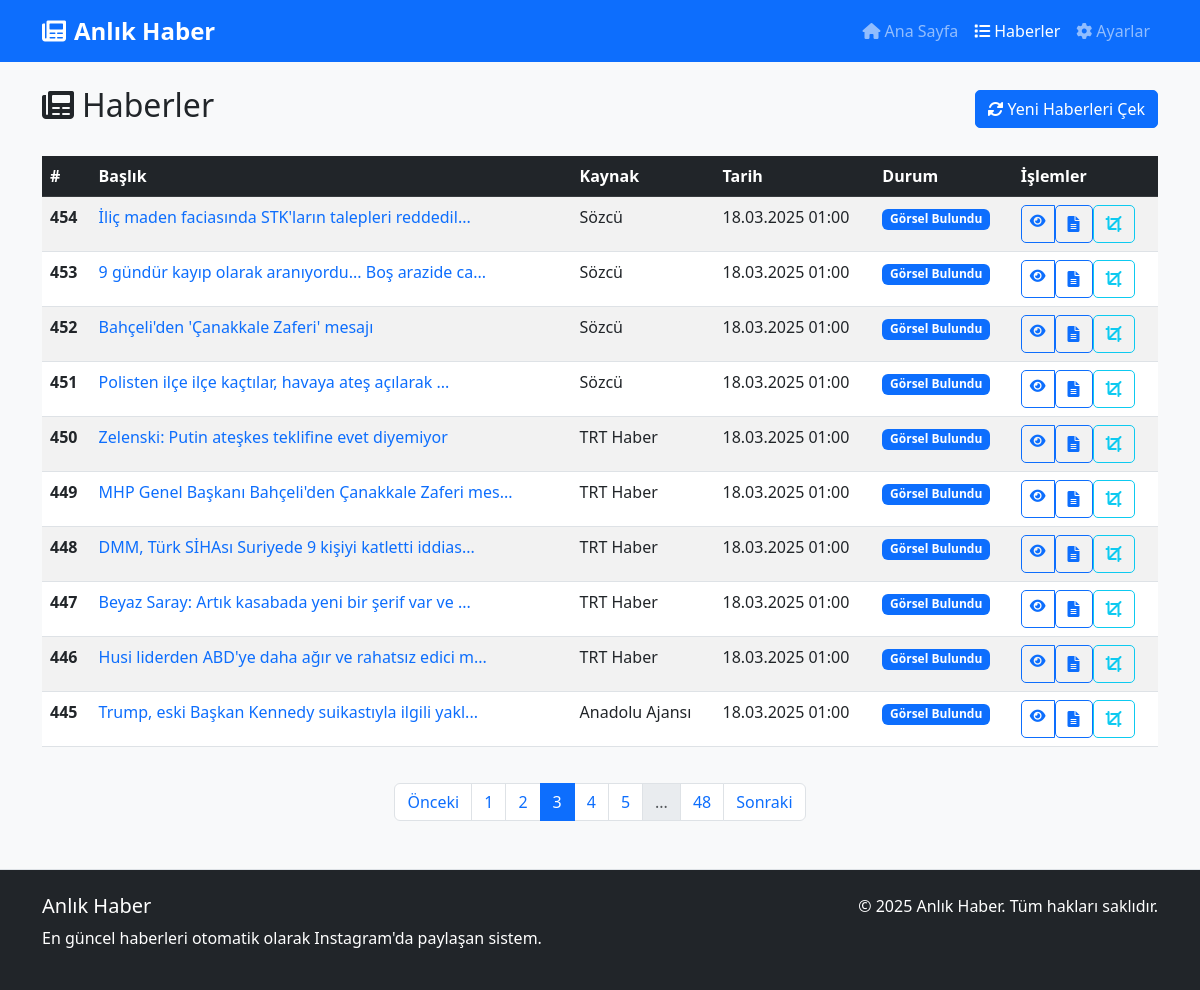
Screenshot of /haberler?page=3 with the database file from the repository.
### models.py (models this page shows, shortened)
class Haber(db.Model):
    id = db.Column(db.Integer, primary_key=True)
    baslik = db.Column(db.String(255), nullable=False)
    icerik = db.Column(db.Text, nullable=False)
    ozet = db.Column(db.Text, nullable=True)
    kaynak = db.Column(db.String(100), nullable=False)
    url = db.Column(db.String(500), nullable=False, unique=True)
    gorsel_url = db.Column(db.String(500), nullable=True)
    islenmis_gorsel_path = db.Column(db.String(500), nullable=True)
    orijinal_gorsel_path = db.Column(db.String(500), nullable=True)
    paylasildi = db.Column(db.Boolean, default=False)
    paylasima_hazir = db.Column(db.Boolean, default=False)
    paylasilma_zamani = db.Column(db.DateTime, nullable=True)
    instagram_post_id = db.Column(db.String(100), nullable=True)
    olusturulma_zamani = db.Column(db.DateTime, default=datetime.now)

### app.py (the view)
    @app.route('/haberler')
    def haberler():
        page = request.args.get('page', 1, type=int)
        per_page = 10
        haberler = Haber.query.order_by(Haber.olusturulma_zamani.desc()).paginate(page=page, per_page=per_page)
        return render_template('haberler.html', haberler=haberler, now=datetime.now())

### templates/haberler.html (shortened to what this page needs)
{% extends 'base.html' %}
{% block content %}
<div class="d-flex justify-content-between align-items-center mb-4">
    <h2><i class="fas fa-newspaper me-2"></i>Haberler</h2>
    <form action="{{ url_for('haberleri_cek_route') }}" method="post">
        <button type="submit" class="btn btn-primary">
            <i class="fas fa-sync-alt me-1"></i>Yeni Haberleri Çek
        </button>
    </form>
</div>
{% if haberler.items %}
    <div class="table-responsive">
        <table class="table table-hover table-striped">
            <thead class="table-dark">
                <tr>
                    <th scope="col">#</th>
                    <th scope="col">Başlık</th>
                    <th scope="col">Kaynak</th>
                    <th scope="col">Tarih</th>
                    <th scope="col">Durum</th>
                    <th scope="col">İşlemler</th>
                </tr>
            </thead>
            <tbody>
                {% for haber in haberler.items %}
                    <tr>
                        <th scope="row">{{ haber.id }}</th>
                        <td>
                            <a href="{{ url_for('haber_detay', haber_id=haber.id) }}" class="text-decoration-none">
                                {{ haber.baslik[:50] }}{% if haber.baslik|length > 50 %}...{% endif %}
                            </a>
                        </td>
                        <td>{{ haber.kaynak }}</td>
                        <td>{{ haber.olusturulma_zamani.strftime('%d.%m.%Y %H:%M') }}</td>
                        <td>
                            {% if haber.paylasildi %}
                                <span class="badge bg-success">Paylaşıldı</span>
                            {% elif haber.paylasima_hazir %}
                                <span class="badge bg-warning">Paylaşıma Hazır</span>
                            {% elif haber.islenmis_gorsel_path %}
                                <span class="badge bg-info">İşlendi</span>
                            {% elif haber.gorsel_url %}
                                <span class="badge bg-primary">Görsel Bulundu</span>
                            {% elif haber.ozet %}
                                <span class="badge bg-primary">Özetlendi</span>
                            {% else %}
                                <span class="badge bg-secondary">Yeni</span>
                            {% endif %}
                        </td>
                        <td>
                            <div class="btn-group btn-group-sm" role="group">
                                <a href="{{ url_for('haber_detay', haber_id=haber.id) }}" class="btn btn-outline-primary" title="Detay">
                                    <i class="fas fa-eye"></i>
                                </a>
                                {% if not haber.ozet %}
                                    <form action="{{ url_for('ozetsiz_haberleri_ozetle_route') }}" method="post" class="d-inline">
                                        <button type="submit" class="btn btn-outline-primary" title="Özetle">
                                            <i class="fas fa-file-alt"></i>
                                        </button>
                                    </form>
                                {% endif %}
                                {% if haber.gorsel_url and not haber.islenmis_gorsel_path %}
                                    <form action="{{ url_for('haber_gorselini_isle', haber_id=haber.id) }}" method="post" class="d-inline">
                                        <button type="submit" class="btn btn-outline-info" title="Görseli İşle">
                                            <i class="fas fa-crop"></i>
                                        </button>
                                    </form>
                                {% endif %}
                            </div>
                        </td>
                    </tr>
                {% endfor %}
            </tbody>
        </table>
    </div>
    <nav aria-label="Sayfalama">
        <ul class="pagination justify-content-center">
            {% if haberler.has_prev %}
                <li class="page-item">
                    <a class="page-link" href="{{ url_for('haberler', page=haberler.prev_num) }}">Önceki</a>
                </li>
            {% else %}
                <li class="page-item disabled">
                    <span class="page-link">Önceki</span>
                </li>
            {% endif %}
            {% for page_num in haberler.iter_pages(left_edge=1, right_edge=1, left_current=2, right_current=2) %}
                {% if page_num %}
                    {% if page_num == haberler.page %}
                        <li class="page-item active">
                            <span class="page-link">{{ page_num }}</span>
                        </li>
                    {% else %}
                        <li class="page-item">
                            <a class="page-link" href="{{ url_for('haberler', page=page_num) }}">{{ page_num }}</a>
                        </li>
                    {% endif %}
                {% else %}
                    <li class="page-item disabled">
                        <span class="page-link">...</span>
                    </li>
                {% endif %}
            {% endfor %}
            {% if haberler.has_next %}
                <li class="page-item">
                    <a class="page-link" href="{{ url_for('haberler', page=haberler.next_num) }}">Sonraki</a>
                </li>
            {% else %}
                <li class="page-item disabled">
                    <span class="page-link">Sonraki</span>
                </li>
            {% endif %}
        </ul>
    </nav>
{% else %}
    <div class="alert alert-info">
        <i class="fas fa-info-circle me-2"></i>Henüz hiç haber bulunmuyor. "Yeni Haberleri Çek" butonuna tıklayarak haberleri çekmeye başlayabilirsiniz.
    </div>
{% endif %}
{% endblock %}

### static/css/style.css (style rules this page uses)
body { background-color: #f8f9fa; font-family: 'Segoe UI', Tahoma, Geneva, Verdana, sans-serif; }
.btn { border-radius: 5px; font-weight: 500; }
.table th { font-weight: 600; }
.pagination { margin-top: 20px; }

### rows the page displays
Haber: id "454", baslik "İliç maden faciasında STK'ların talepleri reddedil", kaynak "Sözcü", olusturulma_zamani "18.03.2025 01:00", paylasildi "Görsel Bulundu"
Haber: id "453", baslik "9 gündür kayıp olarak aranıyordu... Boş arazide ca", kaynak "Sözcü", olusturulma_zamani "18.03.2025 01:00", paylasildi "Görsel Bulundu"
Haber: id "452", baslik "Bahçeli'den 'Çanakkale Zaferi' mesajı", kaynak "Sözcü", olusturulma_zamani "18.03.2025 01:00", paylasildi "Görsel Bulundu"
Haber: id "451", baslik "Polisten ilçe ilçe kaçtılar, havaya ateş açılarak", kaynak "Sözcü", olusturulma_zamani "18.03.2025 01:00", paylasildi "Görsel Bulundu"
Haber: id "450", baslik "Zelenski: Putin ateşkes teklifine evet diyemiyor", kaynak "TRT Haber", olusturulma_zamani "18.03.2025 01:00", paylasildi "Görsel Bulundu"
Haber: id "449", baslik "MHP Genel Başkanı Bahçeli'den Çanakkale Zaferi mes", kaynak "TRT Haber", olusturulma_zamani "18.03.2025 01:00", paylasildi "Görsel Bulundu"
Haber: id "448", baslik "DMM, Türk SİHAsı Suriyede 9 kişiyi katletti iddias", kaynak "TRT Haber", olusturulma_zamani "18.03.2025 01:00", paylasildi "Görsel Bulundu"
Haber: id "447", baslik "Beyaz Saray: Artık kasabada yeni bir şerif var ve", kaynak "TRT Haber", olusturulma_zamani "18.03.2025 01:00", paylasildi "Görsel Bulundu"
Haber: id "446", baslik "Husi liderden ABD'ye daha ağır ve rahatsız edici m", kaynak "TRT Haber", olusturulma_zamani "18.03.2025 01:00", paylasildi "Görsel Bulundu"
Haber: id "445", baslik "Trump, eski Başkan Kennedy suikastıyla ilgili yakl", kaynak "Anadolu Ajansı", olusturulma_zamani "18.03.2025 01:00", paylasildi "Görsel Bulundu"

### other values shown
{{ page_num }} "1" "2" "4" "5" "48"
{{ page_num }} "3"
